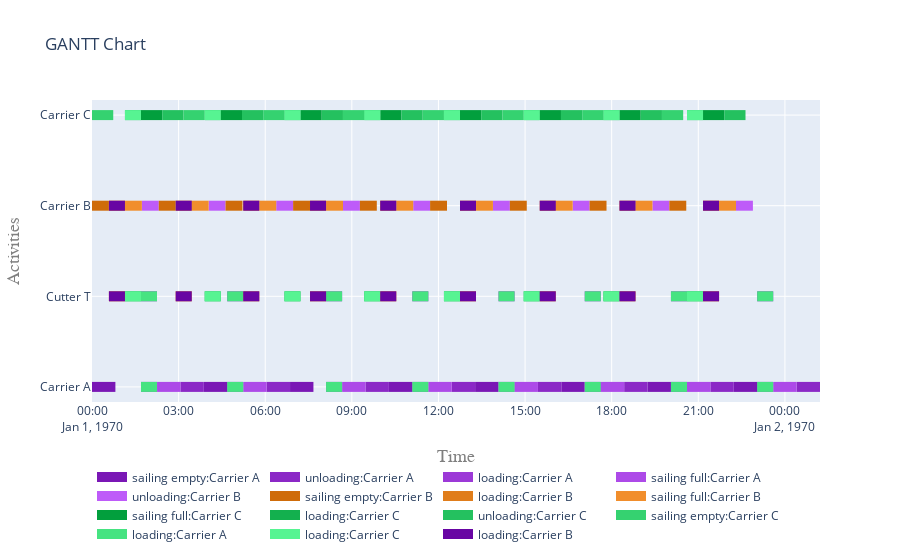

This figure's notebook cell:
### Code cell
fig = get_gantt_chart(vessels, id_map=activities)

### Figure 1 — Plotly figure (JSON) as saved in the notebook; plotly's stock layout.template omitted (floating-point values rounded to 4 significant figures)
{"data": [{"connectgaps": false, "hoverinfo": "y+name", "line": {"color": "rgb(122,23,181)", "width": 10}, "mode": "lines", "name": "sailing empty:Carrier A", "type": "scatter", "x": ["1970-01-01T00:00:00", "1970-01-01T00:00:00", "1970-01-01T00:48:37", "1970-01-01T00:48:37", "1970-01-01T00:48:37", "1970-01-01T03:52:23", "1970-01-01T03:52:23", "1970-01-01T04:41:00", "1970-01-01T04:41:00", "1970-01-01T04:41:00", "1970-01-01T06:51:34", "1970-01-01T06:51:34", "1970-01-01T07:40:11", "1970-01-01T07:40:11", "1970-01-01T07:40:11", "1970-01-01T10:17:01", "1970-01-01T10:17:01", "1970-01-01T11:05:38", "1970-01-01T11:05:38", "1970-01-01T11:05:38", "1970-01-01T13:16:12", "1970-01-01T13:16:12", "1970-01-01T14:04:49", "1970-01-01T14:04:49", "1970-01-01T14:04:49", "1970-01-01T16:15:23", "1970-01-01T16:15:23", "1970-01-01T17:04:00", "1970-01-01T17:04:00", "1970-01-01T17:04:00", "1970-01-01T19:14:34", "1970-01-01T19:14:34", "1970-01-01T20:03:11", "1970-01-01T20:03:11", "1970-01-01T20:03:11", "1970-01-01T22:13:45", "1970-01-01T22:13:45", "1970-01-01T23:02:22", "1970-01-01T23:02:22", "1970-01-01T23:02:22"], "y": ["Carrier A", "Carrier A", "Carrier A", "Carrier A", null, "Carrier A", "Carrier A", "Carrier A", "Carrier A", null, "Carrier A", "Carrier A", "Carrier A", "Carrier A", null, "Carrier A", "Carrier A", "Carrier A", "Carrier A", null, "Carrier A", "Carrier A", "Carrier A", "Carrier A", null, "Carrier A", "Carrier A", "Carrier A", "Carrier A", null, "Carrier A", "Carrier A", "Carrier A", "Carrier A", null, "Carrier A", "Carrier A", "Carrier A", "Carrier A", null]}, {"connectgaps": false, "hoverinfo": "y+name", "line": {"color": "rgb(139,40,198)", "width": 10}, "mode": "lines", "name": "unloading:Carrier A", "type": "scatter", "x": ["1970-01-01T03:03:46", "1970-01-01T03:03:46", "1970-01-01T03:52:23", "1970-01-01T03:52:23", "1970-01-01T03:52:23", "1970-01-01T06:02:57", "1970-01-01T06:02:57", "1970-01-01T06:51:34", "1970-01-01T06:51:34", "1970-01-01T06:51:34", "1970-01-01T09:28:24", "1970-01-01T09:28:24", "1970-01-01T10:17:01", "1970-01-01T10:17:01", "1970-01-01T10:17:01", "1970-01-01T12:27:35", "1970-01-01T12:27:35", "1970-01-01T13:16:12", "1970-01-01T13:16:12", "1970-01-01T13:16:12", "1970-01-01T15:26:46", "1970-01-01T15:26:46", "1970-01-01T16:15:23", "1970-01-01T16:15:23", "1970-01-01T16:15:23", "1970-01-01T18:25:57", "1970-01-01T18:25:57", "1970-01-01T19:14:34", "1970-01-01T19:14:34", "1970-01-01T19:14:34", "1970-01-01T21:25:08", "1970-01-01T21:25:08", "1970-01-01T22:13:45", "1970-01-01T22:13:45", "1970-01-01T22:13:45", "1970-01-02T00:24:19", "1970-01-02T00:24:19", "1970-01-02T01:12:56", "1970-01-02T01:12:56", "1970-01-02T01:12:56"], "y": ["Carrier A", "Carrier A", "Carrier A", "Carrier A", null, "Carrier A", "Carrier A", "Carrier A", "Carrier A", null, "Carrier A", "Carrier A", "Carrier A", "Carrier A", null, "Carrier A", "Carrier A", "Carrier A", "Carrier A", null, "Carrier A", "Carrier A", "Carrier A", "Carrier A", null, "Carrier A", "Carrier A", "Carrier A", "Carrier A", null, "Carrier A", "Carrier A", "Carrier A", "Carrier A", null, "Carrier A", "Carrier A", "Carrier A", "Carrier A", null]}, {"connectgaps": false, "hoverinfo": "y+name", "line": {"color": "rgb(156,57,215)", "width": 10}, "mode": "lines", "name": "loading:Carrier A", "type": "scatter", "x": ["1970-01-01T01:41:49", "1970-01-01T01:41:49", "1970-01-01T02:15:09", "1970-01-01T02:15:09", "1970-01-01T02:15:09", "1970-01-01T04:41:00", "1970-01-01T04:41:00", "1970-01-01T05:14:20", "1970-01-01T05:14:20", "1970-01-01T05:14:20", "1970-01-01T08:06:27", "1970-01-01T08:06:27", "1970-01-01T08:39:47", "1970-01-01T08:39:47", "1970-01-01T08:39:47", "1970-01-01T11:05:38", "1970-01-01T11:05:38", "1970-01-01T11:38:58", "1970-01-01T11:38:58", "1970-01-01T11:38:58", "1970-01-01T14:04:49", "1970-01-01T14:04:49", "1970-01-01T14:38:09", "1970-01-01T14:38:09", "1970-01-01T14:38:09", "1970-01-01T17:04:00", "1970-01-01T17:04:00", "1970-01-01T17:37:20", "1970-01-01T17:37:20", "1970-01-01T17:37:20", "1970-01-01T20:03:11", "1970-01-01T20:03:11", "1970-01-01T20:36:31", "1970-01-01T20:36:31", "1970-01-01T20:36:31", "1970-01-01T23:02:22", "1970-01-01T23:02:22", "1970-01-01T23:35:42", "1970-01-01T23:35:42", "1970-01-01T23:35:42", "1970-01-01T01:41:49", "1970-01-01T01:41:49", "1970-01-01T02:15:09", "1970-01-01T02:15:09", "1970-01-01T02:15:09", "1970-01-01T04:41:00", "1970-01-01T04:41:00", "1970-01-01T05:14:20", "1970-01-01T05:14:20", "1970-01-01T05:14:20", "1970-01-01T08:06:27", "1970-01-01T08:06:27", "1970-01-01T08:39:47", "1970-01-01T08:39:47", "1970-01-01T08:39:47", "1970-01-01T11:05:38", "1970-01-01T11:05:38", "1970-01-01T11:38:58", "1970-01-01T11:38:58", "1970-01-01T11:38:58", "1970-01-01T14:04:49", "1970-01-01T14:04:49", "1970-01-01T14:38:09", "1970-01-01T14:38:09", "1970-01-01T14:38:09", "1970-01-01T17:04:00", "1970-01-01T17:04:00", "1970-01-01T17:37:20", "1970-01-01T17:37:20", "1970-01-01T17:37:20", "1970-01-01T20:03:11", "1970-01-01T20:03:11", "1970-01-01T20:36:31", "1970-01-01T20:36:31", "1970-01-01T20:36:31", "1970-01-01T23:02:22", "1970-01-01T23:02:22", "1970-01-01T23:35:42", "1970-01-01T23:35:42", "1970-01-01T23:35:42"], "y": ["Carrier A", "Carrier A", "Carrier A", "Carrier A", null, "Carrier A", "Carrier A", "Carrier A", "Carrier A", null, "Carrier A", "Carrier A", "Carrier A", "Carrier A", null, "Carrier A", "Carrier A", "Carrier A", "Carrier A", null, "Carrier A", "Carrier A", "Carrier A", "Carrier A", null, "Carrier A", "Carrier A", "Carrier A", "Carrier A", null, "Carrier A", "Carrier A", "Carrier A", "Carrier A", null, "Carrier A", "Carrier A", "Carrier A", "Carrier A", null, "Cutter T", "Cutter T", "Cutter T", "Cutter T", null, "Cutter T", "Cutter T", "Cutter T", "Cutter T", null, "Cutter T", "Cutter T", "Cutter T", "Cutter T", null, "Cutter T", "Cutter T", "Cutter T", "Cutter T", null, "Cutter T", "Cutter T", "Cutter T", "Cutter T", null, "Cutter T", "Cutter T", "Cutter T", "Cutter T", null, "Cutter T", "Cutter T", "Cutter T", "Cutter T", null, "Cutter T", "Cutter T", "Cutter T", "Cutter T", null]}, {"connectgaps": false, "hoverinfo": "y+name", "line": {"color": "rgb(173,74,232)", "width": 10}, "mode": "lines", "name": "sailing full:Carrier A", "type": "scatter", "x": ["1970-01-01T02:15:09", "1970-01-01T02:15:09", "1970-01-01T03:03:46", "1970-01-01T03:03:46", "1970-01-01T03:03:46", "1970-01-01T05:14:20", "1970-01-01T05:14:20", "1970-01-01T06:02:57", "1970-01-01T06:02:57", "1970-01-01T06:02:57", "1970-01-01T08:39:47", "1970-01-01T08:39:47", "1970-01-01T09:28:24", "1970-01-01T09:28:24", "1970-01-01T09:28:24", "1970-01-01T11:38:58", "1970-01-01T11:38:58", "1970-01-01T12:27:35", "1970-01-01T12:27:35", "1970-01-01T12:27:35", "1970-01-01T14:38:09", "1970-01-01T14:38:09", "1970-01-01T15:26:46", "1970-01-01T15:26:46", "1970-01-01T15:26:46", "1970-01-01T17:37:20", "1970-01-01T17:37:20", "1970-01-01T18:25:57", "1970-01-01T18:25:57", "1970-01-01T18:25:57", "1970-01-01T20:36:31", "1970-01-01T20:36:31", "1970-01-01T21:25:08", "1970-01-01T21:25:08", "1970-01-01T21:25:08", "1970-01-01T23:35:42", "1970-01-01T23:35:42", "1970-01-02T00:24:19", "1970-01-02T00:24:19", "1970-01-02T00:24:19"], "y": ["Carrier A", "Carrier A", "Carrier A", "Carrier A", null, "Carrier A", "Carrier A", "Carrier A", "Carrier A", null, "Carrier A", "Carrier A", "Carrier A", "Carrier A", null, "Carrier A", "Carrier A", "Carrier A", "Carrier A", null, "Carrier A", "Carrier A", "Carrier A", "Carrier A", null, "Carrier A", "Carrier A", "Carrier A", "Carrier A", null, "Carrier A", "Carrier A", "Carrier A", "Carrier A", null, "Carrier A", "Carrier A", "Carrier A", "Carrier A", null]}, {"connectgaps": false, "hoverinfo": "y+name", "line": {"color": "rgb(190,91,249)", "width": 10}, "mode": "lines", "name": "unloading:Carrier B", "type": "scatter", "x": ["1970-01-01T01:43:38", "1970-01-01T01:43:38", "1970-01-01T02:18:47", "1970-01-01T02:18:47", "1970-01-01T02:18:47", "1970-01-01T04:02:25", "1970-01-01T04:02:25", "1970-01-01T04:37:34", "1970-01-01T04:37:34", "1970-01-01T04:37:34", "1970-01-01T06:22:49", "1970-01-01T06:22:49", "1970-01-01T06:57:58", "1970-01-01T06:57:58", "1970-01-01T06:57:58", "1970-01-01T08:41:36", "1970-01-01T08:41:36", "1970-01-01T09:16:45", "1970-01-01T09:16:45", "1970-01-01T09:16:45", "1970-01-01T11:07:30", "1970-01-01T11:07:30", "1970-01-01T11:42:39", "1970-01-01T11:42:39", "1970-01-01T11:42:39", "1970-01-01T13:53:14", "1970-01-01T13:53:14", "1970-01-01T14:28:23", "1970-01-01T14:28:23", "1970-01-01T14:28:23", "1970-01-01T16:38:58", "1970-01-01T16:38:58", "1970-01-01T17:14:07", "1970-01-01T17:14:07", "1970-01-01T17:14:07", "1970-01-01T19:24:42", "1970-01-01T19:24:42", "1970-01-01T19:59:51", "1970-01-01T19:59:51", "1970-01-01T19:59:51", "1970-01-01T22:18:20", "1970-01-01T22:18:20", "1970-01-01T22:53:29", "1970-01-01T22:53:29", "1970-01-01T22:53:29"], "y": ["Carrier B", "Carrier B", "Carrier B", "Carrier B", null, "Carrier B", "Carrier B", "Carrier B", "Carrier B", null, "Carrier B", "Carrier B", "Carrier B", "Carrier B", null, "Carrier B", "Carrier B", "Carrier B", "Carrier B", null, "Carrier B", "Carrier B", "Carrier B", "Carrier B", null, "Carrier B", "Carrier B", "Carrier B", "Carrier B", null, "Carrier B", "Carrier B", "Carrier B", "Carrier B", null, "Carrier B", "Carrier B", "Carrier B", "Carrier B", null, "Carrier B", "Carrier B", "Carrier B", "Carrier B", null]}, {"connectgaps": false, "hoverinfo": "y+name", "line": {"color": "rgb(207,108,10)", "width": 10}, "mode": "lines", "name": "sailing empty:Carrier B", "type": "scatter", "x": ["1970-01-01T00:00:00", "1970-01-01T00:00:00", "1970-01-01T00:35:09", "1970-01-01T00:35:09", "1970-01-01T00:35:09", "1970-01-01T02:18:47", "1970-01-01T02:18:47", "1970-01-01T02:53:56", "1970-01-01T02:53:56", "1970-01-01T02:53:56", "1970-01-01T04:37:34", "1970-01-01T04:37:34", "1970-01-01T05:12:43", "1970-01-01T05:12:43", "1970-01-01T05:12:43", "1970-01-01T06:57:58", "1970-01-01T06:57:58", "1970-01-01T07:33:07", "1970-01-01T07:33:07", "1970-01-01T07:33:07", "1970-01-01T09:16:45", "1970-01-01T09:16:45", "1970-01-01T09:51:54", "1970-01-01T09:51:54", "1970-01-01T09:51:54", "1970-01-01T11:42:39", "1970-01-01T11:42:39", "1970-01-01T12:17:48", "1970-01-01T12:17:48", "1970-01-01T12:17:48", "1970-01-01T14:28:23", "1970-01-01T14:28:23", "1970-01-01T15:03:32", "1970-01-01T15:03:32", "1970-01-01T15:03:32", "1970-01-01T17:14:07", "1970-01-01T17:14:07", "1970-01-01T17:49:16", "1970-01-01T17:49:16", "1970-01-01T17:49:16", "1970-01-01T19:59:51", "1970-01-01T19:59:51", "1970-01-01T20:35:00", "1970-01-01T20:35:00", "1970-01-01T20:35:00"], "y": ["Carrier B", "Carrier B", "Carrier B", "Carrier B", null, "Carrier B", "Carrier B", "Carrier B", "Carrier B", null, "Carrier B", "Carrier B", "Carrier B", "Carrier B", null, "Carrier B", "Carrier B", "Carrier B", "Carrier B", null, "Carrier B", "Carrier B", "Carrier B", "Carrier B", null, "Carrier B", "Carrier B", "Carrier B", "Carrier B", null, "Carrier B", "Carrier B", "Carrier B", "Carrier B", null, "Carrier B", "Carrier B", "Carrier B", "Carrier B", null, "Carrier B", "Carrier B", "Carrier B", "Carrier B", null]}, {"connectgaps": false, "hoverinfo": "y+name", "line": {"color": "rgb(224,125,27)", "width": 10}, "mode": "lines", "name": "loading:Carrier B", "type": "scatter", "x": ["1970-01-01T00:35:09", "1970-01-01T00:35:09", "1970-01-01T01:08:29", "1970-01-01T01:08:29", "1970-01-01T01:08:29", "1970-01-01T02:53:56", "1970-01-01T02:53:56", "1970-01-01T03:27:16", "1970-01-01T03:27:16", "1970-01-01T03:27:16", "1970-01-01T05:14:20", "1970-01-01T05:14:20", "1970-01-01T05:47:40", "1970-01-01T05:47:40", "1970-01-01T05:47:40", "1970-01-01T07:33:07", "1970-01-01T07:33:07", "1970-01-01T08:06:27", "1970-01-01T08:06:27", "1970-01-01T08:06:27", "1970-01-01T09:59:01", "1970-01-01T09:59:01", "1970-01-01T10:32:21", "1970-01-01T10:32:21", "1970-01-01T10:32:21", "1970-01-01T12:44:45", "1970-01-01T12:44:45", "1970-01-01T13:18:05", "1970-01-01T13:18:05", "1970-01-01T13:18:05", "1970-01-01T15:30:29", "1970-01-01T15:30:29", "1970-01-01T16:03:49", "1970-01-01T16:03:49", "1970-01-01T16:03:49", "1970-01-01T18:16:13", "1970-01-01T18:16:13", "1970-01-01T18:49:33", "1970-01-01T18:49:33", "1970-01-01T18:49:33", "1970-01-01T21:09:51", "1970-01-01T21:09:51", "1970-01-01T21:43:11", "1970-01-01T21:43:11", "1970-01-01T21:43:11", "1970-01-01T00:35:09", "1970-01-01T00:35:09", "1970-01-01T01:08:29", "1970-01-01T01:08:29", "1970-01-01T01:08:29", "1970-01-01T02:53:56", "1970-01-01T02:53:56", "1970-01-01T03:27:16", "1970-01-01T03:27:16", "1970-01-01T03:27:16", "1970-01-01T05:14:20", "1970-01-01T05:14:20", "1970-01-01T05:47:40", "1970-01-01T05:47:40", "1970-01-01T05:47:40", "1970-01-01T07:33:07", "1970-01-01T07:33:07", "1970-01-01T08:06:27", "1970-01-01T08:06:27", "1970-01-01T08:06:27", "1970-01-01T09:59:01", "1970-01-01T09:59:01", "1970-01-01T10:32:21", "1970-01-01T10:32:21", "1970-01-01T10:32:21", "1970-01-01T12:44:45", "1970-01-01T12:44:45", "1970-01-01T13:18:05", "1970-01-01T13:18:05", "1970-01-01T13:18:05", "1970-01-01T15:30:29", "1970-01-01T15:30:29", "1970-01-01T16:03:49", "1970-01-01T16:03:49", "1970-01-01T16:03:49", "1970-01-01T18:16:13", "1970-01-01T18:16:13", "1970-01-01T18:49:33", "1970-01-01T18:49:33", "1970-01-01T18:49:33", "1970-01-01T21:09:51", "1970-01-01T21:09:51", "1970-01-01T21:43:11", "1970-01-01T21:43:11", "1970-01-01T21:43:11"], "y": ["Carrier B", "Carrier B", "Carrier B", "Carrier B", null, "Carrier B", "Carrier B", "Carrier B", "Carrier B", null, "Carrier B", "Carrier B", "Carrier B", "Carrier B", null, "Carrier B", "Carrier B", "Carrier B", "Carrier B", null, "Carrier B", "Carrier B", "Carrier B", "Carrier B", null, "Carrier B", "Carrier B", "Carrier B", "Carrier B", null, "Carrier B", "Carrier B", "Carrier B", "Carrier B", null, "Carrier B", "Carrier B", "Carrier B", "Carrier B", null, "Carrier B", "Carrier B", "Carrier B", "Carrier B", null, "Cutter T", "Cutter T", "Cutter T", "Cutter T", null, "Cutter T", "Cutter T", "Cutter T", "Cutter T", null, "Cutter T", "Cutter T", "Cutter T", "Cutter T", null, "Cutter T", "Cutter T", "Cutter T", "Cutter T", null, "Cutter T", "Cutter T", "Cutter T", "Cutter T", null, "Cutter T", "Cutter T", "Cutter T", "Cutter T", null, "Cutter T", "Cutter T", "Cutter T", "Cutter T", null, "Cutter T", "Cutter T", "Cutter T", "Cutter T", null, "Cutter T", "Cutter T", "Cutter T", "Cutter T", null]}, {"connectgaps": false, "hoverinfo": "y+name", "line": {"color": "rgb(241,142,44)", "width": 10}, "mode": "lines", "name": "sailing full:Carrier B", "type": "scatter", "x": ["1970-01-01T01:08:29", "1970-01-01T01:08:29", "1970-01-01T01:43:38", "1970-01-01T01:43:38", "1970-01-01T01:43:38", "1970-01-01T03:27:16", "1970-01-01T03:27:16", "1970-01-01T04:02:25", "1970-01-01T04:02:25", "1970-01-01T04:02:25", "1970-01-01T05:47:40", "1970-01-01T05:47:40", "1970-01-01T06:22:49", "1970-01-01T06:22:49", "1970-01-01T06:22:49", "1970-01-01T08:06:27", "1970-01-01T08:06:27", "1970-01-01T08:41:36", "1970-01-01T08:41:36", "1970-01-01T08:41:36", "1970-01-01T10:32:21", "1970-01-01T10:32:21", "1970-01-01T11:07:30", "1970-01-01T11:07:30", "1970-01-01T11:07:30", "1970-01-01T13:18:05", "1970-01-01T13:18:05", "1970-01-01T13:53:14", "1970-01-01T13:53:14", "1970-01-01T13:53:14", "1970-01-01T16:03:49", "1970-01-01T16:03:49", "1970-01-01T16:38:58", "1970-01-01T16:38:58", "1970-01-01T16:38:58", "1970-01-01T18:49:33", "1970-01-01T18:49:33", "1970-01-01T19:24:42", "1970-01-01T19:24:42", "1970-01-01T19:24:42", "1970-01-01T21:43:11", "1970-01-01T21:43:11", "1970-01-01T22:18:20", "1970-01-01T22:18:20", "1970-01-01T22:18:20"], "y": ["Carrier B", "Carrier B", "Carrier B", "Carrier B", null, "Carrier B", "Carrier B", "Carrier B", "Carrier B", null, "Carrier B", "Carrier B", "Carrier B", "Carrier B", null, "Carrier B", "Carrier B", "Carrier B", "Carrier B", null, "Carrier B", "Carrier B", "Carrier B", "Carrier B", null, "Carrier B", "Carrier B", "Carrier B", "Carrier B", null, "Carrier B", "Carrier B", "Carrier B", "Carrier B", null, "Carrier B", "Carrier B", "Carrier B", "Carrier B", null, "Carrier B", "Carrier B", "Carrier B", "Carrier B", null]}, {"connectgaps": false, "hoverinfo": "y+name", "line": {"color": "rgb(2,159,61)", "width": 10}, "mode": "lines", "name": "sailing full:Carrier C", "type": "scatter", "x": ["1970-01-01T01:41:49", "1970-01-01T01:41:49", "1970-01-01T02:25:57", "1970-01-01T02:25:57", "1970-01-01T02:25:57", "1970-01-01T04:27:33", "1970-01-01T04:27:33", "1970-01-01T05:11:41", "1970-01-01T05:11:41", "1970-01-01T05:11:41", "1970-01-01T07:13:17", "1970-01-01T07:13:17", "1970-01-01T07:57:25", "1970-01-01T07:57:25", "1970-01-01T07:57:25", "1970-01-01T09:59:01", "1970-01-01T09:59:01", "1970-01-01T10:43:09", "1970-01-01T10:43:09", "1970-01-01T10:43:09", "1970-01-01T12:44:45", "1970-01-01T12:44:45", "1970-01-01T13:28:53", "1970-01-01T13:28:53", "1970-01-01T13:28:53", "1970-01-01T15:30:29", "1970-01-01T15:30:29", "1970-01-01T16:14:37", "1970-01-01T16:14:37", "1970-01-01T16:14:37", "1970-01-01T18:16:13", "1970-01-01T18:16:13", "1970-01-01T19:00:21", "1970-01-01T19:00:21", "1970-01-01T19:00:21", "1970-01-01T21:09:51", "1970-01-01T21:09:51", "1970-01-01T21:53:59", "1970-01-01T21:53:59", "1970-01-01T21:53:59"], "y": ["Carrier C", "Carrier C", "Carrier C", "Carrier C", null, "Carrier C", "Carrier C", "Carrier C", "Carrier C", null, "Carrier C", "Carrier C", "Carrier C", "Carrier C", null, "Carrier C", "Carrier C", "Carrier C", "Carrier C", null, "Carrier C", "Carrier C", "Carrier C", "Carrier C", null, "Carrier C", "Carrier C", "Carrier C", "Carrier C", null, "Carrier C", "Carrier C", "Carrier C", "Carrier C", null, "Carrier C", "Carrier C", "Carrier C", "Carrier C", null]}, {"connectgaps": false, "hoverinfo": "y+name", "line": {"color": "rgb(19,176,78)", "width": 10}, "mode": "lines", "name": "loading:Carrier C", "type": "scatter", "x": ["1970-01-01T01:08:29", "1970-01-01T01:08:29", "1970-01-01T01:41:49", "1970-01-01T01:41:49", "1970-01-01T01:41:49", "1970-01-01T03:54:13", "1970-01-01T03:54:13", "1970-01-01T04:27:33", "1970-01-01T04:27:33", "1970-01-01T04:27:33", "1970-01-01T06:39:57", "1970-01-01T06:39:57", "1970-01-01T07:13:17", "1970-01-01T07:13:17", "1970-01-01T07:13:17", "1970-01-01T09:25:41", "1970-01-01T09:25:41", "1970-01-01T09:59:01", "1970-01-01T09:59:01", "1970-01-01T09:59:01", "1970-01-01T12:11:25", "1970-01-01T12:11:25", "1970-01-01T12:44:45", "1970-01-01T12:44:45", "1970-01-01T12:44:45", "1970-01-01T14:57:09", "1970-01-01T14:57:09", "1970-01-01T15:30:29", "1970-01-01T15:30:29", "1970-01-01T15:30:29", "1970-01-01T17:42:53", "1970-01-01T17:42:53", "1970-01-01T18:16:13", "1970-01-01T18:16:13", "1970-01-01T18:16:13", "1970-01-01T20:36:31", "1970-01-01T20:36:31", "1970-01-01T21:09:51", "1970-01-01T21:09:51", "1970-01-01T21:09:51", "1970-01-01T01:08:29", "1970-01-01T01:08:29", "1970-01-01T01:41:49", "1970-01-01T01:41:49", "1970-01-01T01:41:49", "1970-01-01T03:54:13", "1970-01-01T03:54:13", "1970-01-01T04:27:33", "1970-01-01T04:27:33", "1970-01-01T04:27:33", "1970-01-01T06:39:57", "1970-01-01T06:39:57", "1970-01-01T07:13:17", "1970-01-01T07:13:17", "1970-01-01T07:13:17", "1970-01-01T09:25:41", "1970-01-01T09:25:41", "1970-01-01T09:59:01", "1970-01-01T09:59:01", "1970-01-01T09:59:01", "1970-01-01T12:11:25", "1970-01-01T12:11:25", "1970-01-01T12:44:45", "1970-01-01T12:44:45", "1970-01-01T12:44:45", "1970-01-01T14:57:09", "1970-01-01T14:57:09", "1970-01-01T15:30:29", "1970-01-01T15:30:29", "1970-01-01T15:30:29", "1970-01-01T17:42:53", "1970-01-01T17:42:53", "1970-01-01T18:16:13", "1970-01-01T18:16:13", "1970-01-01T18:16:13", "1970-01-01T20:36:31", "1970-01-01T20:36:31", "1970-01-01T21:09:51", "1970-01-01T21:09:51", "1970-01-01T21:09:51"], "y": ["Carrier C", "Carrier C", "Carrier C", "Carrier C", null, "Carrier C", "Carrier C", "Carrier C", "Carrier C", null, "Carrier C", "Carrier C", "Carrier C", "Carrier C", null, "Carrier C", "Carrier C", "Carrier C", "Carrier C", null, "Carrier C", "Carrier C", "Carrier C", "Carrier C", null, "Carrier C", "Carrier C", "Carrier C", "Carrier C", null, "Carrier C", "Carrier C", "Carrier C", "Carrier C", null, "Carrier C", "Carrier C", "Carrier C", "Carrier C", null, "Cutter T", "Cutter T", "Cutter T", "Cutter T", null, "Cutter T", "Cutter T", "Cutter T", "Cutter T", null, "Cutter T", "Cutter T", "Cutter T", "Cutter T", null, "Cutter T", "Cutter T", "Cutter T", "Cutter T", null, "Cutter T", "Cutter T", "Cutter T", "Cutter T", null, "Cutter T", "Cutter T", "Cutter T", "Cutter T", null, "Cutter T", "Cutter T", "Cutter T", "Cutter T", null, "Cutter T", "Cutter T", "Cutter T", "Cutter T", null]}, {"connectgaps": false, "hoverinfo": "y+name", "line": {"color": "rgb(36,193,95)", "width": 10}, "mode": "lines", "name": "unloading:Carrier C", "type": "scatter", "x": ["1970-01-01T02:25:57", "1970-01-01T02:25:57", "1970-01-01T03:10:05", "1970-01-01T03:10:05", "1970-01-01T03:10:05", "1970-01-01T05:11:41", "1970-01-01T05:11:41", "1970-01-01T05:55:49", "1970-01-01T05:55:49", "1970-01-01T05:55:49", "1970-01-01T07:57:25", "1970-01-01T07:57:25", "1970-01-01T08:41:33", "1970-01-01T08:41:33", "1970-01-01T08:41:33", "1970-01-01T10:43:09", "1970-01-01T10:43:09", "1970-01-01T11:27:17", "1970-01-01T11:27:17", "1970-01-01T11:27:17", "1970-01-01T13:28:53", "1970-01-01T13:28:53", "1970-01-01T14:13:01", "1970-01-01T14:13:01", "1970-01-01T14:13:01", "1970-01-01T16:14:37", "1970-01-01T16:14:37", "1970-01-01T16:58:45", "1970-01-01T16:58:45", "1970-01-01T16:58:45", "1970-01-01T19:00:21", "1970-01-01T19:00:21", "1970-01-01T19:44:29", "1970-01-01T19:44:29", "1970-01-01T19:44:29", "1970-01-01T21:53:59", "1970-01-01T21:53:59", "1970-01-01T22:38:07", "1970-01-01T22:38:07", "1970-01-01T22:38:07"], "y": ["Carrier C", "Carrier C", "Carrier C", "Carrier C", null, "Carrier C", "Carrier C", "Carrier C", "Carrier C", null, "Carrier C", "Carrier C", "Carrier C", "Carrier C", null, "Carrier C", "Carrier C", "Carrier C", "Carrier C", null, "Carrier C", "Carrier C", "Carrier C", "Carrier C", null, "Carrier C", "Carrier C", "Carrier C", "Carrier C", null, "Carrier C", "Carrier C", "Carrier C", "Carrier C", null, "Carrier C", "Carrier C", "Carrier C", "Carrier C", null]}, {"connectgaps": false, "hoverinfo": "y+name", "line": {"color": "rgb(53,210,112)", "width": 10}, "mode": "lines", "name": "sailing empty:Carrier C", "type": "scatter", "x": ["1970-01-01T00:00:00", "1970-01-01T00:00:00", "1970-01-01T00:44:08", "1970-01-01T00:44:08", "1970-01-01T00:44:08", "1970-01-01T03:10:05", "1970-01-01T03:10:05", "1970-01-01T03:54:13", "1970-01-01T03:54:13", "1970-01-01T03:54:13", "1970-01-01T05:55:49", "1970-01-01T05:55:49", "1970-01-01T06:39:57", "1970-01-01T06:39:57", "1970-01-01T06:39:57", "1970-01-01T08:41:33", "1970-01-01T08:41:33", "1970-01-01T09:25:41", "1970-01-01T09:25:41", "1970-01-01T09:25:41", "1970-01-01T11:27:17", "1970-01-01T11:27:17", "1970-01-01T12:11:25", "1970-01-01T12:11:25", "1970-01-01T12:11:25", "1970-01-01T14:13:01", "1970-01-01T14:13:01", "1970-01-01T14:57:09", "1970-01-01T14:57:09", "1970-01-01T14:57:09", "1970-01-01T16:58:45", "1970-01-01T16:58:45", "1970-01-01T17:42:53", "1970-01-01T17:42:53", "1970-01-01T17:42:53", "1970-01-01T19:44:29", "1970-01-01T19:44:29", "1970-01-01T20:28:37", "1970-01-01T20:28:37", "1970-01-01T20:28:37"], "y": ["Carrier C", "Carrier C", "Carrier C", "Carrier C", null, "Carrier C", "Carrier C", "Carrier C", "Carrier C", null, "Carrier C", "Carrier C", "Carrier C", "Carrier C", null, "Carrier C", "Carrier C", "Carrier C", "Carrier C", null, "Carrier C", "Carrier C", "Carrier C", "Carrier C", null, "Carrier C", "Carrier C", "Carrier C", "Carrier C", null, "Carrier C", "Carrier C", "Carrier C", "Carrier C", null, "Carrier C", "Carrier C", "Carrier C", "Carrier C", null]}, {"connectgaps": false, "hoverinfo": "y+name", "line": {"color": "rgb(70,227,129)", "width": 10}, "mode": "lines", "name": "loading:Carrier A", "type": "scatter", "x": ["1970-01-01T01:41:49", "1970-01-01T01:41:49", "1970-01-01T02:15:09", "1970-01-01T02:15:09", "1970-01-01T02:15:09", "1970-01-01T04:41:00", "1970-01-01T04:41:00", "1970-01-01T05:14:20", "1970-01-01T05:14:20", "1970-01-01T05:14:20", "1970-01-01T08:06:27", "1970-01-01T08:06:27", "1970-01-01T08:39:47", "1970-01-01T08:39:47", "1970-01-01T08:39:47", "1970-01-01T11:05:38", "1970-01-01T11:05:38", "1970-01-01T11:38:58", "1970-01-01T11:38:58", "1970-01-01T11:38:58", "1970-01-01T14:04:49", "1970-01-01T14:04:49", "1970-01-01T14:38:09", "1970-01-01T14:38:09", "1970-01-01T14:38:09", "1970-01-01T17:04:00", "1970-01-01T17:04:00", "1970-01-01T17:37:20", "1970-01-01T17:37:20", "1970-01-01T17:37:20", "1970-01-01T20:03:11", "1970-01-01T20:03:11", "1970-01-01T20:36:31", "1970-01-01T20:36:31", "1970-01-01T20:36:31", "1970-01-01T23:02:22", "1970-01-01T23:02:22", "1970-01-01T23:35:42", "1970-01-01T23:35:42", "1970-01-01T23:35:42", "1970-01-01T01:41:49", "1970-01-01T01:41:49", "1970-01-01T02:15:09", "1970-01-01T02:15:09", "1970-01-01T02:15:09", "1970-01-01T04:41:00", "1970-01-01T04:41:00", "1970-01-01T05:14:20", "1970-01-01T05:14:20", "1970-01-01T05:14:20", "1970-01-01T08:06:27", "1970-01-01T08:06:27", "1970-01-01T08:39:47", "1970-01-01T08:39:47", "1970-01-01T08:39:47", "1970-01-01T11:05:38", "1970-01-01T11:05:38", "1970-01-01T11:38:58", "1970-01-01T11:38:58", "1970-01-01T11:38:58", "1970-01-01T14:04:49", "1970-01-01T14:04:49", "1970-01-01T14:38:09", "1970-01-01T14:38:09", "1970-01-01T14:38:09", "1970-01-01T17:04:00", "1970-01-01T17:04:00", "1970-01-01T17:37:20", "1970-01-01T17:37:20", "1970-01-01T17:37:20", "1970-01-01T20:03:11", "1970-01-01T20:03:11", "1970-01-01T20:36:31", "1970-01-01T20:36:31", "1970-01-01T20:36:31", "1970-01-01T23:02:22", "1970-01-01T23:02:22", "1970-01-01T23:35:42", "1970-01-01T23:35:42", "1970-01-01T23:35:42"], "y": ["Carrier A", "Carrier A", "Carrier A", "Carrier A", null, "Carrier A", "Carrier A", "Carrier A", "Carrier A", null, "Carrier A", "Carrier A", "Carrier A", "Carrier A", null, "Carrier A", "Carrier A", "Carrier A", "Carrier A", null, "Carrier A", "Carrier A", "Carrier A", "Carrier A", null, "Carrier A", "Carrier A", "Carrier A", "Carrier A", null, "Carrier A", "Carrier A", "Carrier A", "Carrier A", null, "Carrier A", "Carrier A", "Carrier A", "Carrier A", null, "Cutter T", "Cutter T", "Cutter T", "Cutter T", null, "Cutter T", "Cutter T", "Cutter T", "Cutter T", null, "Cutter T", "Cutter T", "Cutter T", "Cutter T", null, "Cutter T", "Cutter T", "Cutter T", "Cutter T", null, "Cutter T", "Cutter T", "Cutter T", "Cutter T", null, "Cutter T", "Cutter T", "Cutter T", "Cutter T", null, "Cutter T", "Cutter T", "Cutter T", "Cutter T", null, "Cutter T", "Cutter T", "Cutter T", "Cutter T", null]}, {"connectgaps": false, "hoverinfo": "y+name", "line": {"color": "rgb(87,244,146)", "width": 10}, "mode": "lines", "name": "loading:Carrier C", "type": "scatter", "x": ["1970-01-01T01:08:29", "1970-01-01T01:08:29", "1970-01-01T01:41:49", "1970-01-01T01:41:49", "1970-01-01T01:41:49", "1970-01-01T03:54:13", "1970-01-01T03:54:13", "1970-01-01T04:27:33", "1970-01-01T04:27:33", "1970-01-01T04:27:33", "1970-01-01T06:39:57", "1970-01-01T06:39:57", "1970-01-01T07:13:17", "1970-01-01T07:13:17", "1970-01-01T07:13:17", "1970-01-01T09:25:41", "1970-01-01T09:25:41", "1970-01-01T09:59:01", "1970-01-01T09:59:01", "1970-01-01T09:59:01", "1970-01-01T12:11:25", "1970-01-01T12:11:25", "1970-01-01T12:44:45", "1970-01-01T12:44:45", "1970-01-01T12:44:45", "1970-01-01T14:57:09", "1970-01-01T14:57:09", "1970-01-01T15:30:29", "1970-01-01T15:30:29", "1970-01-01T15:30:29", "1970-01-01T17:42:53", "1970-01-01T17:42:53", "1970-01-01T18:16:13", "1970-01-01T18:16:13", "1970-01-01T18:16:13", "1970-01-01T20:36:31", "1970-01-01T20:36:31", "1970-01-01T21:09:51", "1970-01-01T21:09:51", "1970-01-01T21:09:51", "1970-01-01T01:08:29", "1970-01-01T01:08:29", "1970-01-01T01:41:49", "1970-01-01T01:41:49", "1970-01-01T01:41:49", "1970-01-01T03:54:13", "1970-01-01T03:54:13", "1970-01-01T04:27:33", "1970-01-01T04:27:33", "1970-01-01T04:27:33", "1970-01-01T06:39:57", "1970-01-01T06:39:57", "1970-01-01T07:13:17", "1970-01-01T07:13:17", "1970-01-01T07:13:17", "1970-01-01T09:25:41", "1970-01-01T09:25:41", "1970-01-01T09:59:01", "1970-01-01T09:59:01", "1970-01-01T09:59:01", "1970-01-01T12:11:25", "1970-01-01T12:11:25", "1970-01-01T12:44:45", "1970-01-01T12:44:45", "1970-01-01T12:44:45", "1970-01-01T14:57:09", "1970-01-01T14:57:09", "1970-01-01T15:30:29", "1970-01-01T15:30:29", "1970-01-01T15:30:29", "1970-01-01T17:42:53", "1970-01-01T17:42:53", "1970-01-01T18:16:13", "1970-01-01T18:16:13", "1970-01-01T18:16:13", "1970-01-01T20:36:31", "1970-01-01T20:36:31", "1970-01-01T21:09:51", "1970-01-01T21:09:51", "1970-01-01T21:09:51"], "y": ["Carrier C", "Carrier C", "Carrier C", "Carrier C", null, "Carrier C", "Carrier C", "Carrier C", "Carrier C", null, "Carrier C", "Carrier C", "Carrier C", "Carrier C", null, "Carrier C", "Carrier C", "Carrier C", "Carrier C", null, "Carrier C", "Carrier C", "Carrier C", "Carrier C", null, "Carrier C", "Carrier C", "Carrier C", "Carrier C", null, "Carrier C", "Carrier C", "Carrier C", "Carrier C", null, "Carrier C", "Carrier C", "Carrier C", "Carrier C", null, "Cutter T", "Cutter T", "Cutter T", "Cutter T", null, "Cutter T", "Cutter T", "Cutter T", "Cutter T", null, "Cutter T", "Cutter T", "Cutter T", "Cutter T", null, "Cutter T", "Cutter T", "Cutter T", "Cutter T", null, "Cutter T", "Cutter T", "Cutter T", "Cutter T", null, "Cutter T", "Cutter T", "Cutter T", "Cutter T", null, "Cutter T", "Cutter T", "Cutter T", "Cutter T", null, "Cutter T", "Cutter T", "Cutter T", "Cutter T", null]}, {"connectgaps": false, "hoverinfo": "y+name", "line": {"color": "rgb(104,5,163)", "width": 10}, "mode": "lines", "name": "loading:Carrier B", "type": "scatter", "x": ["1970-01-01T00:35:09", "1970-01-01T00:35:09", "1970-01-01T01:08:29", "1970-01-01T01:08:29", "1970-01-01T01:08:29", "1970-01-01T02:53:56", "1970-01-01T02:53:56", "1970-01-01T03:27:16", "1970-01-01T03:27:16", "1970-01-01T03:27:16", "1970-01-01T05:14:20", "1970-01-01T05:14:20", "1970-01-01T05:47:40", "1970-01-01T05:47:40", "1970-01-01T05:47:40", "1970-01-01T07:33:07", "1970-01-01T07:33:07", "1970-01-01T08:06:27", "1970-01-01T08:06:27", "1970-01-01T08:06:27", "1970-01-01T09:59:01", "1970-01-01T09:59:01", "1970-01-01T10:32:21", "1970-01-01T10:32:21", "1970-01-01T10:32:21", "1970-01-01T12:44:45", "1970-01-01T12:44:45", "1970-01-01T13:18:05", "1970-01-01T13:18:05", "1970-01-01T13:18:05", "1970-01-01T15:30:29", "1970-01-01T15:30:29", "1970-01-01T16:03:49", "1970-01-01T16:03:49", "1970-01-01T16:03:49", "1970-01-01T18:16:13", "1970-01-01T18:16:13", "1970-01-01T18:49:33", "1970-01-01T18:49:33", "1970-01-01T18:49:33", "1970-01-01T21:09:51", "1970-01-01T21:09:51", "1970-01-01T21:43:11", "1970-01-01T21:43:11", "1970-01-01T21:43:11", "1970-01-01T00:35:09", "1970-01-01T00:35:09", "1970-01-01T01:08:29", "1970-01-01T01:08:29", "1970-01-01T01:08:29", "1970-01-01T02:53:56", "1970-01-01T02:53:56", "1970-01-01T03:27:16", "1970-01-01T03:27:16", "1970-01-01T03:27:16", "1970-01-01T05:14:20", "1970-01-01T05:14:20", "1970-01-01T05:47:40", "1970-01-01T05:47:40", "1970-01-01T05:47:40", "1970-01-01T07:33:07", "1970-01-01T07:33:07", "1970-01-01T08:06:27", "1970-01-01T08:06:27", "1970-01-01T08:06:27", "1970-01-01T09:59:01", "1970-01-01T09:59:01", "1970-01-01T10:32:21", "1970-01-01T10:32:21", "1970-01-01T10:32:21", "1970-01-01T12:44:45", "1970-01-01T12:44:45", "1970-01-01T13:18:05", "1970-01-01T13:18:05", "1970-01-01T13:18:05", "1970-01-01T15:30:29", "1970-01-01T15:30:29", "1970-01-01T16:03:49", "1970-01-01T16:03:49", "1970-01-01T16:03:49", "1970-01-01T18:16:13", "1970-01-01T18:16:13", "1970-01-01T18:49:33", "1970-01-01T18:49:33", "1970-01-01T18:49:33", "1970-01-01T21:09:51", "1970-01-01T21:09:51", "1970-01-01T21:43:11", "1970-01-01T21:43:11", "1970-01-01T21:43:11"], "y": ["Carrier B", "Carrier B", "Carrier B", "Carrier B", null, "Carrier B", "Carrier B", "Carrier B", "Carrier B", null, "Carrier B", "Carrier B", "Carrier B", "Carrier B", null, "Carrier B", "Carrier B", "Carrier B", "Carrier B", null, "Carrier B", "Carrier B", "Carrier B", "Carrier B", null, "Carrier B", "Carrier B", "Carrier B", "Carrier B", null, "Carrier B", "Carrier B", "Carrier B", "Carrier B", null, "Carrier B", "Carrier B", "Carrier B", "Carrier B", null, "Carrier B", "Carrier B", "Carrier B", "Carrier B", null, "Cutter T", "Cutter T", "Cutter T", "Cutter T", null, "Cutter T", "Cutter T", "Cutter T", "Cutter T", null, "Cutter T", "Cutter T", "Cutter T", "Cutter T", null, "Cutter T", "Cutter T", "Cutter T", "Cutter T", null, "Cutter T", "Cutter T", "Cutter T", "Cutter T", null, "Cutter T", "Cutter T", "Cutter T", "Cutter T", null, "Cutter T", "Cutter T", "Cutter T", "Cutter T", null, "Cutter T", "Cutter T", "Cutter T", "Cutter T", null, "Cutter T", "Cutter T", "Cutter T", "Cutter T", null]}], "layout": {"hovermode": "closest", "legend": {"orientation": "h", "x": 0, "y": -0.2}, "title": {"text": "GANTT Chart"}, "xaxis": {"range": ["1970-01-01T00:00:00", "1970-01-02T01:12:56"], "title": {"font": {"color": "#7f7f7f", "family": "Courier New, monospace", "size": 18}, "text": "Time"}}, "yaxis": {"title": {"font": {"color": "#7f7f7f", "family": "Courier New, monospace", "size": 18}, "text": "Activities"}}}}
